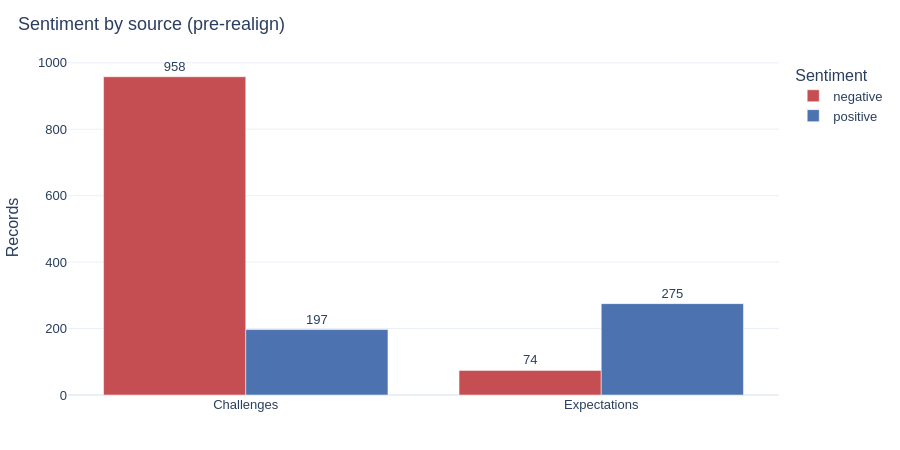
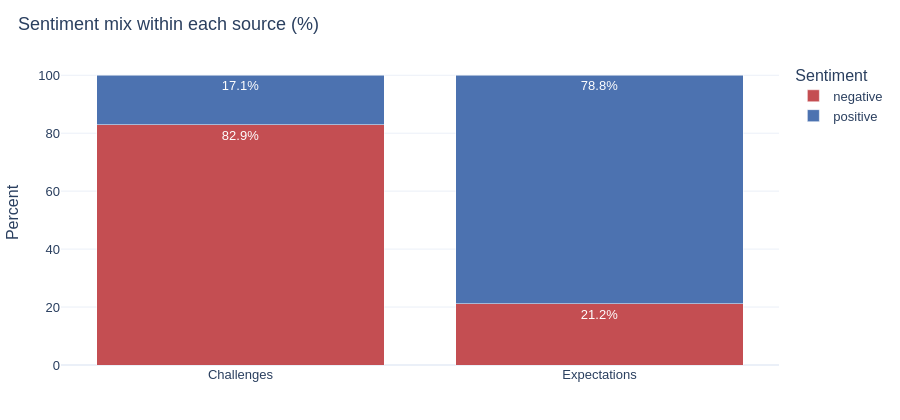

Source (notebook cell) for these figures, in order:
### Markdown cell above
## Sentiment (before realign)

Uses scored CSVs so you can see how many rows were swapped between pain and expectations.

### Code cell
sent = pd.concat(
    [
        challenges_scored.assign(source="Challenges")[["source", "sentiment"]],
        expectations_scored.assign(source="Expectations")[["source", "sentiment"]],
    ],
    ignore_index=True,
)
sent_counts = (
    sent.groupby(["source", "sentiment"], as_index=False)
    .size()
    .rename(columns={"size": "count"})
)
sent_order = ["negative", "neutral", "positive"]

fig = px.bar(
    sent_counts,
    x="source",
    y="count",
    color="sentiment",
    barmode="group",
    text="count",
    title="Sentiment by source (pre-realign)",
    category_orders={"sentiment": sent_order, "source": ["Challenges", "Expectations"]},
    color_discrete_map=SENTIMENT_COLORS,
)
fig.update_traces(textposition="outside")
fig.update_layout(xaxis_title="", yaxis_title="Records", height=450, legend_title="Sentiment")
show(fig, "sentiment_by_source")

# Share within each source
sent_pct = sent_counts.copy()
sent_pct["pct"] = sent_pct.groupby("source")["count"].transform(lambda s: 100 * s / s.sum())
fig2 = px.bar(
    sent_pct,
    x="source",
    y="pct",
    color="sentiment",
    barmode="stack",
    text=sent_pct["pct"].round(1),
    title="Sentiment mix within each source (%)",
    category_orders={"sentiment": sent_order},
    color_discrete_map=SENTIMENT_COLORS,
)
fig2.update_traces(texttemplate="%{text}%", textposition="inside")
fig2.update_layout(xaxis_title="", yaxis_title="Percent", height=420, legend_title="Sentiment")
show(fig2, "sentiment_mix_pct")

### Figure 1 — Plotly figure (JSON) as saved in the notebook; plotly's stock layout.template omitted (floating-point values rounded to 4 significant figures)
{"data": [{"alignmentgroup": "True", "hovertemplate": "sentiment=negative<br>source=%{x}<br>count=%{text}<extra></extra>", "legendgroup": "negative", "marker": {"color": "#C44E52", "pattern": {"shape": ""}}, "name": "negative", "offsetgroup": "negative", "orientation": "v", "showlegend": true, "text": [958.0, 74.0], "textposition": "outside", "type": "bar", "x": ["Challenges", "Expectations"], "xaxis": "x", "y": [958, 74], "yaxis": "y"}, {"alignmentgroup": "True", "hovertemplate": "sentiment=positive<br>source=%{x}<br>count=%{text}<extra></extra>", "legendgroup": "positive", "marker": {"color": "#4C72B0", "pattern": {"shape": ""}}, "name": "positive", "offsetgroup": "positive", "orientation": "v", "showlegend": true, "text": [197.0, 275.0], "textposition": "outside", "type": "bar", "x": ["Challenges", "Expectations"], "xaxis": "x", "y": [197, 275], "yaxis": "y"}], "layout": {"barmode": "group", "font": {"family": "IBM Plex Sans, Helvetica, Arial, sans-serif", "size": 13}, "height": 450, "legend": {"title": {"text": "Sentiment"}, "tracegroupgap": 0}, "margin": {"b": 40, "l": 40, "r": 30, "t": 60}, "title": {"text": "Sentiment by source (pre-realign)", "x": 0.02, "xanchor": "left"}, "xaxis": {"anchor": "y", "categoryarray": ["Challenges", "Expectations"], "categoryorder": "array", "domain": [0, 1], "title": {"text": ""}}, "yaxis": {"anchor": "x", "domain": [0, 1], "title": {"text": "Records"}}}}

### Figure 2 — Plotly figure (JSON) as saved in the notebook; plotly's stock layout.template omitted (floating-point values rounded to 4 significant figures)
{"data": [{"hovertemplate": "sentiment=negative<br>source=%{x}<br>pct=%{y}<br>text=%{text}<extra></extra>", "legendgroup": "negative", "marker": {"color": "#C44E52", "pattern": {"shape": ""}}, "name": "negative", "orientation": "v", "showlegend": true, "text": [82.9, 21.2], "textposition": "inside", "texttemplate": "%{text}%", "type": "bar", "x": ["Challenges", "Expectations"], "xaxis": "x", "y": [82.94, 21.2], "yaxis": "y"}, {"hovertemplate": "sentiment=positive<br>source=%{x}<br>pct=%{y}<br>text=%{text}<extra></extra>", "legendgroup": "positive", "marker": {"color": "#4C72B0", "pattern": {"shape": ""}}, "name": "positive", "orientation": "v", "showlegend": true, "text": [17.1, 78.8], "textposition": "inside", "texttemplate": "%{text}%", "type": "bar", "x": ["Challenges", "Expectations"], "xaxis": "x", "y": [17.06, 78.8], "yaxis": "y"}], "layout": {"barmode": "stack", "font": {"family": "IBM Plex Sans, Helvetica, Arial, sans-serif", "size": 13}, "height": 420, "legend": {"title": {"text": "Sentiment"}, "tracegroupgap": 0}, "margin": {"b": 40, "l": 40, "r": 30, "t": 60}, "title": {"text": "Sentiment mix within each source (%)", "x": 0.02, "xanchor": "left"}, "xaxis": {"anchor": "y", "domain": [0, 1], "title": {"text": ""}}, "yaxis": {"anchor": "x", "domain": [0, 1], "title": {"text": "Percent"}}}}
